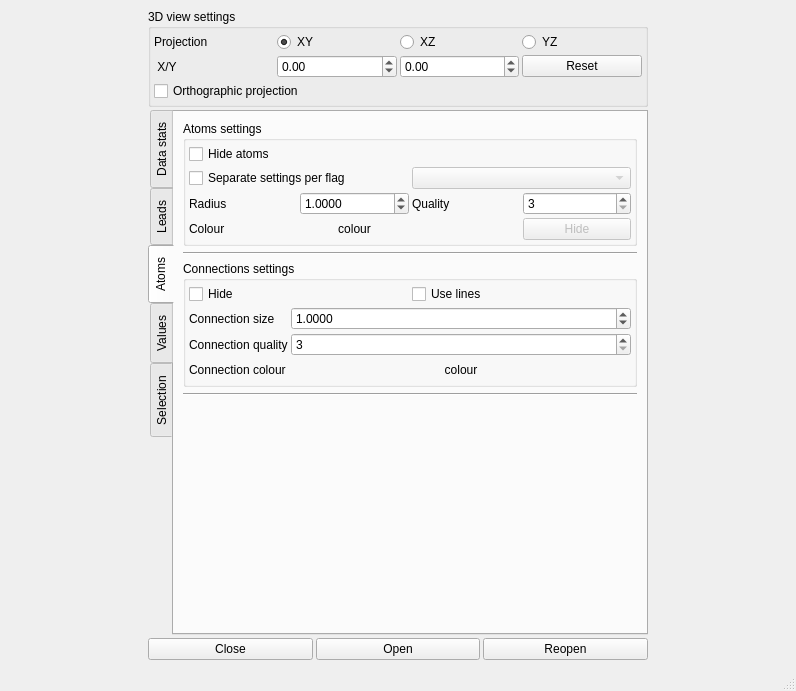
<?xml version="1.0" encoding="UTF-8"?>
<ui version="4.0">
 <class>MainWindow</class>
 <widget class="QMainWindow" name="MainWindow">
  <property name="geometry">
   <rect>
    <x>0</x>
    <y>0</y>
    <width>796</width>
    <height>691</height>
   </rect>
  </property>
  <property name="windowTitle">
   <string>Bubel-Viewer (v2020.12.10)</string>
  </property>
  <property name="windowIcon">
   <iconset resource="resources.qrc">
    <normaloff>:/icons.png</normaloff>:/icons.png</iconset>
  </property>
  <property name="iconSize">
   <size>
    <width>32</width>
    <height>32</height>
   </size>
  </property>
  <widget class="QWidget" name="centralwidget">
   <layout class="QHBoxLayout" name="horizontalLayout">
    <item>
     <layout class="QHBoxLayout" name="horizontalLayoutGL">
      <property name="sizeConstraint">
       <enum>QLayout::SetDefaultConstraint</enum>
      </property>
     </layout>
    </item>
    <item>
     <layout class="QVBoxLayout" name="verticalLayout">
      <property name="spacing">
       <number>3</number>
      </property>
      <property name="sizeConstraint">
       <enum>QLayout::SetMinimumSize</enum>
      </property>
      <item>
       <widget class="QGroupBox" name="groupBox_3">
        <property name="title">
         <string>3D view settings</string>
        </property>
        <layout class="QVBoxLayout" name="verticalLayout_9">
         <property name="spacing">
          <number>3</number>
         </property>
         <property name="leftMargin">
          <number>3</number>
         </property>
         <property name="topMargin">
          <number>3</number>
         </property>
         <property name="rightMargin">
          <number>3</number>
         </property>
         <property name="bottomMargin">
          <number>3</number>
         </property>
         <item>
          <layout class="QGridLayout" name="gridLayout_2">
           <item row="0" column="1">
            <widget class="QRadioButton" name="radioButtonMainXY">
             <property name="text">
              <string>XY</string>
             </property>
             <property name="checked">
              <bool>true</bool>
             </property>
            </widget>
           </item>
           <item row="0" column="2">
            <widget class="QRadioButton" name="radioButtonMainXZ">
             <property name="text">
              <string>XZ</string>
             </property>
            </widget>
           </item>
           <item row="0" column="3">
            <widget class="QRadioButton" name="radioButtonMainYZ">
             <property name="text">
              <string>YZ</string>
             </property>
            </widget>
           </item>
           <item row="0" column="0">
            <widget class="QLabel" name="label_4">
             <property name="text">
              <string>Projection</string>
             </property>
            </widget>
           </item>
           <item row="1" column="0">
            <widget class="QLabel" name="label_11">
             <property name="text">
              <string> X/Y</string>
             </property>
            </widget>
           </item>
           <item row="1" column="3">
            <widget class="QPushButton" name="pushButtonResetRotations">
             <property name="text">
              <string>Reset</string>
             </property>
            </widget>
           </item>
           <item row="1" column="1">
            <widget class="QDoubleSpinBox" name="doubleSpinBoxRotX">
             <property name="minimum">
              <double>-1000.000000000000000</double>
             </property>
             <property name="maximum">
              <double>1000.000000000000000</double>
             </property>
             <property name="singleStep">
              <double>0.010000000000000</double>
             </property>
            </widget>
           </item>
           <item row="1" column="2">
            <widget class="QDoubleSpinBox" name="doubleSpinBoxRotY">
             <property name="minimum">
              <double>-1000.000000000000000</double>
             </property>
             <property name="maximum">
              <double>1000.000000000000000</double>
             </property>
             <property name="singleStep">
              <double>0.010000000000000</double>
             </property>
            </widget>
           </item>
          </layout>
         </item>
         <item>
          <widget class="QCheckBox" name="checkBoxOrthoProj">
           <property name="text">
            <string>Orthographic projection</string>
           </property>
          </widget>
         </item>
        </layout>
       </widget>
      </item>
      <item>
       <widget class="QTabWidget" name="tabWidget">
        <property name="sizePolicy">
         <sizepolicy hsizetype="Expanding" vsizetype="Expanding">
          <horstretch>0</horstretch>
          <verstretch>0</verstretch>
         </sizepolicy>
        </property>
        <property name="maximumSize">
         <size>
          <width>500</width>
          <height>16777215</height>
         </size>
        </property>
        <property name="tabPosition">
         <enum>QTabWidget::West</enum>
        </property>
        <property name="currentIndex">
         <number>2</number>
        </property>
        <widget class="QWidget" name="tabWidgetPage1">
         <attribute name="title">
          <string>Data stats</string>
         </attribute>
         <layout class="QVBoxLayout" name="verticalLayout_4">
          <item>
           <widget class="QScrollArea" name="scrollArea">
            <property name="widgetResizable">
             <bool>true</bool>
            </property>
            <widget class="QWidget" name="scrollAreaWidgetContents">
             <property name="geometry">
              <rect>
               <x>0</x>
               <y>0</y>
               <width>449</width>
               <height>455</height>
              </rect>
             </property>
             <layout class="QVBoxLayout" name="verticalLayout_2">
              <item>
               <widget class="QTableWidget" name="tableWidgetDataStats">
                <column>
                 <property name="text">
                  <string>Param</string>
                 </property>
                </column>
                <column>
                 <property name="text">
                  <string>Info</string>
                 </property>
                </column>
               </widget>
              </item>
              <item>
               <widget class="QTextEdit" name="textEditInfo">
                <property name="html">
                 <string>&lt;!DOCTYPE HTML PUBLIC &quot;-//W3C//DTD HTML 4.0//EN&quot; &quot;http://www.w3.org/TR/REC-html40/strict.dtd&quot;&gt;
&lt;html&gt;&lt;head&gt;&lt;meta name=&quot;qrichtext&quot; content=&quot;1&quot; /&gt;&lt;style type=&quot;text/css&quot;&gt;
p, li { white-space: pre-wrap; }
&lt;/style&gt;&lt;/head&gt;&lt;body style=&quot; font-family:'Ubuntu'; font-size:11pt; font-weight:400; font-style:normal;&quot;&gt;
&lt;p style=&quot; margin-top:0px; margin-bottom:0px; margin-left:0px; margin-right:0px; -qt-block-indent:0; text-indent:0px;&quot;&gt;&lt;span style=&quot; font-weight:600;&quot;&gt;Number of atoms:&lt;/span&gt;&lt;/p&gt;&lt;/body&gt;&lt;/html&gt;</string>
                </property>
               </widget>
              </item>
             </layout>
            </widget>
           </widget>
          </item>
         </layout>
        </widget>
        <widget class="QWidget" name="tabWidgetPage2">
         <attribute name="title">
          <string>Leads</string>
         </attribute>
         <layout class="QVBoxLayout" name="verticalLayout_3">
          <item>
           <widget class="QScrollArea" name="scrollArea_2">
            <property name="widgetResizable">
             <bool>true</bool>
            </property>
            <widget class="QWidget" name="scrollAreaWidgetContents_2">
             <property name="geometry">
              <rect>
               <x>0</x>
               <y>0</y>
               <width>449</width>
               <height>455</height>
              </rect>
             </property>
             <layout class="QVBoxLayout" name="verticalLayout_5">
              <property name="spacing">
               <number>3</number>
              </property>
              <property name="leftMargin">
               <number>3</number>
              </property>
              <property name="topMargin">
               <number>3</number>
              </property>
              <property name="rightMargin">
               <number>3</number>
              </property>
              <property name="bottomMargin">
               <number>3</number>
              </property>
              <item>
               <layout class="QVBoxLayout" name="verticalLayoutLeads">
                <item>
                 <widget class="QListWidget" name="listWidgetLeads"/>
                </item>
               </layout>
              </item>
             </layout>
            </widget>
           </widget>
          </item>
         </layout>
        </widget>
        <widget class="QWidget" name="tabWidgetPage3">
         <attribute name="title">
          <string>Atoms</string>
         </attribute>
         <layout class="QVBoxLayout" name="verticalLayout_7">
          <item>
           <widget class="QGroupBox" name="groupBox">
            <property name="autoFillBackground">
             <bool>false</bool>
            </property>
            <property name="title">
             <string>Atoms settings</string>
            </property>
            <property name="flat">
             <bool>false</bool>
            </property>
            <layout class="QVBoxLayout" name="verticalLayout_6">
             <property name="spacing">
              <number>3</number>
             </property>
             <property name="leftMargin">
              <number>3</number>
             </property>
             <property name="topMargin">
              <number>3</number>
             </property>
             <property name="rightMargin">
              <number>3</number>
             </property>
             <property name="bottomMargin">
              <number>3</number>
             </property>
             <item>
              <layout class="QGridLayout" name="gridLayout_5">
               <property name="topMargin">
                <number>0</number>
               </property>
               <item row="1" column="0">
                <widget class="QCheckBox" name="checkBoxPerFlagSettings">
                 <property name="text">
                  <string>Separate settings per flag</string>
                 </property>
                </widget>
               </item>
               <item row="1" column="1">
                <widget class="QComboBox" name="comboBoxFlags">
                 <property name="enabled">
                  <bool>false</bool>
                 </property>
                </widget>
               </item>
               <item row="0" column="0">
                <widget class="QCheckBox" name="checkBoxHideAtoms">
                 <property name="text">
                  <string>Hide atoms</string>
                 </property>
                </widget>
               </item>
              </layout>
             </item>
             <item>
              <layout class="QGridLayout" name="gridLayout_4">
               <item row="1" column="1">
                <widget class="QDoubleSpinBox" name="doubleSpinBoxAtomSize">
                 <property name="decimals">
                  <number>4</number>
                 </property>
                 <property name="minimum">
                  <double>0.000000000000000</double>
                 </property>
                 <property name="maximum">
                  <double>10000000.000000000000000</double>
                 </property>
                 <property name="singleStep">
                  <double>1.000000000000000</double>
                 </property>
                 <property name="value">
                  <double>1.000000000000000</double>
                 </property>
                </widget>
               </item>
               <item row="1" column="0">
                <widget class="QLabel" name="label_5">
                 <property name="text">
                  <string>Radius</string>
                 </property>
                </widget>
               </item>
               <item row="1" column="2">
                <widget class="QLabel" name="label_6">
                 <property name="text">
                  <string>Quality</string>
                 </property>
                </widget>
               </item>
               <item row="1" column="3">
                <widget class="QSpinBox" name="spinBoxAtomQ">
                 <property name="minimum">
                  <number>3</number>
                 </property>
                 <property name="maximum">
                  <number>50</number>
                 </property>
                </widget>
               </item>
               <item row="2" column="0">
                <widget class="QLabel" name="label_7">
                 <property name="text">
                  <string>Colour</string>
                 </property>
                </widget>
               </item>
               <item row="2" column="1">
                <widget class="QPushButton" name="pushButtonAtomColor">
                 <property name="palette">
                  <palette>
                   <active>
                    <colorrole role="Button">
                     <brush brushstyle="SolidPattern">
                      <color alpha="255">
                       <red>216</red>
                       <green>200</green>
                       <blue>200</blue>
                      </color>
                     </brush>
                    </colorrole>
                   </active>
                   <inactive>
                    <colorrole role="Button">
                     <brush brushstyle="SolidPattern">
                      <color alpha="255">
                       <red>216</red>
                       <green>200</green>
                       <blue>200</blue>
                      </color>
                     </brush>
                    </colorrole>
                   </inactive>
                   <disabled>
                    <colorrole role="Button">
                     <brush brushstyle="SolidPattern">
                      <color alpha="255">
                       <red>216</red>
                       <green>200</green>
                       <blue>200</blue>
                      </color>
                     </brush>
                    </colorrole>
                   </disabled>
                  </palette>
                 </property>
                 <property name="text">
                  <string>colour</string>
                 </property>
                 <property name="checkable">
                  <bool>false</bool>
                 </property>
                 <property name="flat">
                  <bool>true</bool>
                 </property>
                </widget>
               </item>
               <item row="2" column="3">
                <widget class="QPushButton" name="pushButtonHideAtom">
                 <property name="enabled">
                  <bool>false</bool>
                 </property>
                 <property name="text">
                  <string>Hide</string>
                 </property>
                 <property name="checkable">
                  <bool>true</bool>
                 </property>
                </widget>
               </item>
              </layout>
             </item>
            </layout>
           </widget>
          </item>
          <item>
           <widget class="Line" name="line">
            <property name="orientation">
             <enum>Qt::Horizontal</enum>
            </property>
           </widget>
          </item>
          <item>
           <widget class="QGroupBox" name="groupBox_2">
            <property name="title">
             <string>Connections settings</string>
            </property>
            <layout class="QVBoxLayout" name="verticalLayout_8">
             <property name="spacing">
              <number>3</number>
             </property>
             <property name="leftMargin">
              <number>3</number>
             </property>
             <property name="topMargin">
              <number>3</number>
             </property>
             <property name="rightMargin">
              <number>3</number>
             </property>
             <property name="bottomMargin">
              <number>3</number>
             </property>
             <item>
              <layout class="QGridLayout" name="gridLayout">
               <item row="0" column="0">
                <widget class="QCheckBox" name="checkBoxCntsHide">
                 <property name="text">
                  <string>Hide</string>
                 </property>
                </widget>
               </item>
               <item row="0" column="1">
                <widget class="QCheckBox" name="checkBoxCntsUseLines">
                 <property name="text">
                  <string>Use lines</string>
                 </property>
                </widget>
               </item>
              </layout>
             </item>
             <item>
              <layout class="QFormLayout" name="formLayout_2">
               <item row="0" column="0">
                <widget class="QLabel" name="label_8">
                 <property name="text">
                  <string>Connection size</string>
                 </property>
                </widget>
               </item>
               <item row="0" column="1">
                <widget class="QDoubleSpinBox" name="doubleSpinBoxConnectionSize">
                 <property name="decimals">
                  <number>4</number>
                 </property>
                 <property name="maximum">
                  <double>1000000.000000000000000</double>
                 </property>
                 <property name="value">
                  <double>1.000000000000000</double>
                 </property>
                </widget>
               </item>
               <item row="1" column="1">
                <widget class="QSpinBox" name="spinBoxConnectionQ">
                 <property name="minimum">
                  <number>3</number>
                 </property>
                </widget>
               </item>
               <item row="1" column="0">
                <widget class="QLabel" name="label_9">
                 <property name="text">
                  <string>Connection quality</string>
                 </property>
                </widget>
               </item>
               <item row="2" column="0">
                <widget class="QLabel" name="label_10">
                 <property name="text">
                  <string>Connection colour</string>
                 </property>
                </widget>
               </item>
               <item row="2" column="1">
                <widget class="QPushButton" name="pushButtonConnectionColour">
                 <property name="palette">
                  <palette>
                   <active>
                    <colorrole role="Button">
                     <brush brushstyle="SolidPattern">
                      <color alpha="255">
                       <red>231</red>
                       <green>214</green>
                       <blue>214</blue>
                      </color>
                     </brush>
                    </colorrole>
                   </active>
                   <inactive>
                    <colorrole role="Button">
                     <brush brushstyle="SolidPattern">
                      <color alpha="255">
                       <red>231</red>
                       <green>214</green>
                       <blue>214</blue>
                      </color>
                     </brush>
                    </colorrole>
                   </inactive>
                   <disabled>
                    <colorrole role="Button">
                     <brush brushstyle="SolidPattern">
                      <color alpha="255">
                       <red>231</red>
                       <green>214</green>
                       <blue>214</blue>
                      </color>
                     </brush>
                    </colorrole>
                   </disabled>
                  </palette>
                 </property>
                 <property name="text">
                  <string>colour</string>
                 </property>
                 <property name="flat">
                  <bool>true</bool>
                 </property>
                </widget>
               </item>
              </layout>
             </item>
            </layout>
           </widget>
          </item>
          <item>
           <widget class="Line" name="line_2">
            <property name="orientation">
             <enum>Qt::Horizontal</enum>
            </property>
           </widget>
          </item>
          <item>
           <spacer name="verticalSpacer">
            <property name="orientation">
             <enum>Qt::Vertical</enum>
            </property>
            <property name="sizeHint" stdset="0">
             <size>
              <width>20</width>
              <height>40</height>
             </size>
            </property>
           </spacer>
          </item>
         </layout>
        </widget>
        <widget class="QWidget" name="tab">
         <attribute name="title">
          <string>Values</string>
         </attribute>
         <layout class="QVBoxLayout" name="verticalLayout_10">
          <item>
           <layout class="QGridLayout" name="gridLayout_6">
            <item row="0" column="1">
             <widget class="QComboBox" name="comboBoxDatasetSpinFilter">
              <property name="sizePolicy">
               <sizepolicy hsizetype="Minimum" vsizetype="Fixed">
                <horstretch>0</horstretch>
                <verstretch>0</verstretch>
               </sizepolicy>
              </property>
             </widget>
            </item>
            <item row="0" column="0">
             <widget class="QCheckBox" name="checkBoxDatasetUse">
              <property name="text">
               <string>Enable</string>
              </property>
              <property name="checked">
               <bool>true</bool>
              </property>
             </widget>
            </item>
            <item row="0" column="2">
             <widget class="QComboBox" name="comboBoxDataSetFlagFilter"/>
            </item>
           </layout>
          </item>
          <item>
           <widget class="QLineEdit" name="lineEditDatasetName">
            <property name="layoutDirection">
             <enum>Qt::LeftToRight</enum>
            </property>
            <property name="text">
             <string>null</string>
            </property>
            <property name="frame">
             <bool>true</bool>
            </property>
            <property name="alignment">
             <set>Qt::AlignRight|Qt::AlignTrailing|Qt::AlignVCenter</set>
            </property>
            <property name="readOnly">
             <bool>true</bool>
            </property>
           </widget>
          </item>
          <item>
           <widget class="QListWidget" name="listWidgetDatasetCols">
            <property name="horizontalScrollBarPolicy">
             <enum>Qt::ScrollBarAlwaysOn</enum>
            </property>
           </widget>
          </item>
          <item>
           <layout class="QHBoxLayout" name="horizontalLayout_2">
            <item>
             <layout class="QGridLayout" name="gridLayout_7">
              <property name="horizontalSpacing">
               <number>3</number>
              </property>
              <property name="verticalSpacing">
               <number>0</number>
              </property>
              <item row="0" column="2">
               <widget class="QSlider" name="horizontalSliderDataMaxValue">
                <property name="minimumSize">
                 <size>
                  <width>100</width>
                  <height>0</height>
                 </size>
                </property>
                <property name="maximum">
                 <number>300</number>
                </property>
                <property name="pageStep">
                 <number>1</number>
                </property>
                <property name="value">
                 <number>300</number>
                </property>
                <property name="orientation">
                 <enum>Qt::Horizontal</enum>
                </property>
                <property name="tickPosition">
                 <enum>QSlider::NoTicks</enum>
                </property>
               </widget>
              </item>
              <item row="0" column="0">
               <widget class="QLabel" name="label_13">
                <property name="text">
                 <string>max.</string>
                </property>
               </widget>
              </item>
              <item row="1" column="0">
               <widget class="QLabel" name="label_12">
                <property name="text">
                 <string>min.</string>
                </property>
               </widget>
              </item>
              <item row="1" column="2">
               <widget class="QSlider" name="horizontalSliderDataMinValue">
                <property name="maximum">
                 <number>300</number>
                </property>
                <property name="pageStep">
                 <number>1</number>
                </property>
                <property name="orientation">
                 <enum>Qt::Horizontal</enum>
                </property>
               </widget>
              </item>
             </layout>
            </item>
           </layout>
          </item>
         </layout>
        </widget>
        <widget class="QWidget" name="tab_2">
         <attribute name="title">
          <string>Selection</string>
         </attribute>
         <layout class="QVBoxLayout" name="verticalLayout_11">
          <item>
           <widget class="QLabel" name="label_14">
            <property name="text">
             <string>Selected atom info</string>
            </property>
           </widget>
          </item>
          <item>
           <widget class="QTableWidget" name="tableWidgetAtomInfo">
            <row>
             <property name="text">
              <string>ID</string>
             </property>
            </row>
            <row>
             <property name="text">
              <string>No. spins</string>
             </property>
            </row>
            <row>
             <property name="text">
              <string>No. bnds</string>
             </property>
            </row>
            <row>
             <property name="text">
              <string>Active</string>
             </property>
            </row>
            <row>
             <property name="text">
              <string>Flag</string>
             </property>
            </row>
            <row>
             <property name="text">
              <string>Flag (0)</string>
             </property>
            </row>
            <row>
             <property name="text">
              <string>Flag (1)</string>
             </property>
            </row>
            <row>
             <property name="text">
              <string>Position</string>
             </property>
            </row>
            <row>
             <property name="text">
              <string>Distance</string>
             </property>
            </row>
            <column>
             <property name="text">
              <string>A</string>
             </property>
            </column>
            <column>
             <property name="text">
              <string>B</string>
             </property>
            </column>
           </widget>
          </item>
          <item>
           <widget class="QLabel" name="label_15">
            <property name="text">
             <string>Coupling matrix (Select two atoms)</string>
            </property>
           </widget>
          </item>
          <item>
           <widget class="QTableWidget" name="tableWidgetCouplings">
            <property name="sizePolicy">
             <sizepolicy hsizetype="Expanding" vsizetype="MinimumExpanding">
              <horstretch>0</horstretch>
              <verstretch>0</verstretch>
             </sizepolicy>
            </property>
           </widget>
          </item>
         </layout>
        </widget>
       </widget>
      </item>
      <item>
       <layout class="QGridLayout" name="gridLayout_3">
        <item row="0" column="1">
         <widget class="QPushButton" name="pushButtonOpen">
          <property name="text">
           <string>Open</string>
          </property>
         </widget>
        </item>
        <item row="0" column="0">
         <widget class="QPushButton" name="pushButtonCloseFile">
          <property name="text">
           <string>Close</string>
          </property>
         </widget>
        </item>
        <item row="0" column="2">
         <widget class="QPushButton" name="pushButtonReopenFile">
          <property name="text">
           <string>Reopen</string>
          </property>
         </widget>
        </item>
       </layout>
      </item>
     </layout>
    </item>
   </layout>
  </widget>
  <widget class="QMenuBar" name="menubar">
   <property name="geometry">
    <rect>
     <x>0</x>
     <y>0</y>
     <width>796</width>
     <height>22</height>
    </rect>
   </property>
  </widget>
  <widget class="QStatusBar" name="statusbar"/>
 </widget>
 <resources>
  <include location="resources.qrc"/>
 </resources>
 <connections>
  <connection>
   <sender>checkBoxPerFlagSettings</sender>
   <signal>toggled(bool)</signal>
   <receiver>pushButtonHideAtom</receiver>
   <slot>setEnabled(bool)</slot>
   <hints>
    <hint type="sourcelabel">
     <x>582</x>
     <y>267</y>
    </hint>
    <hint type="destinationlabel">
     <x>690</x>
     <y>331</y>
    </hint>
   </hints>
  </connection>
 </connections>
</ui>
